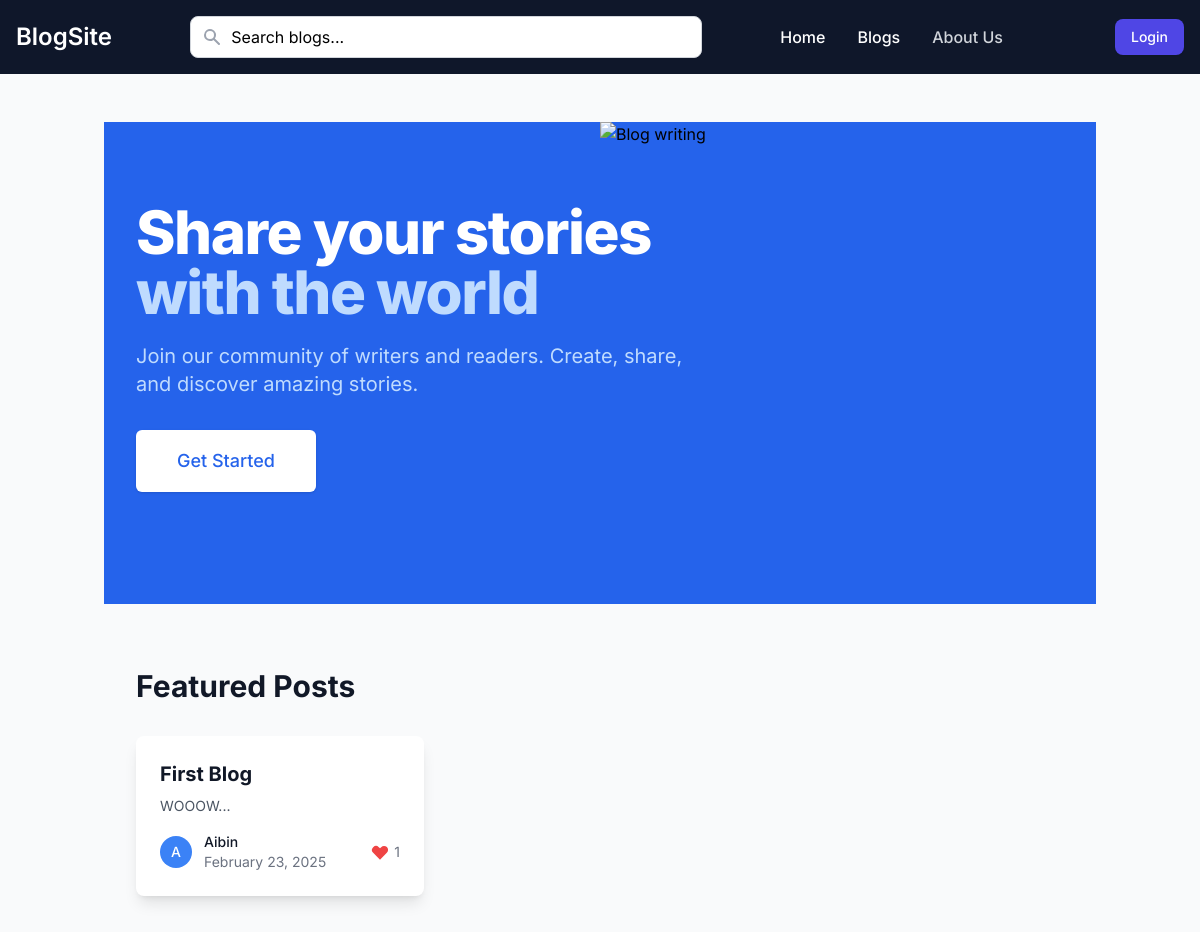
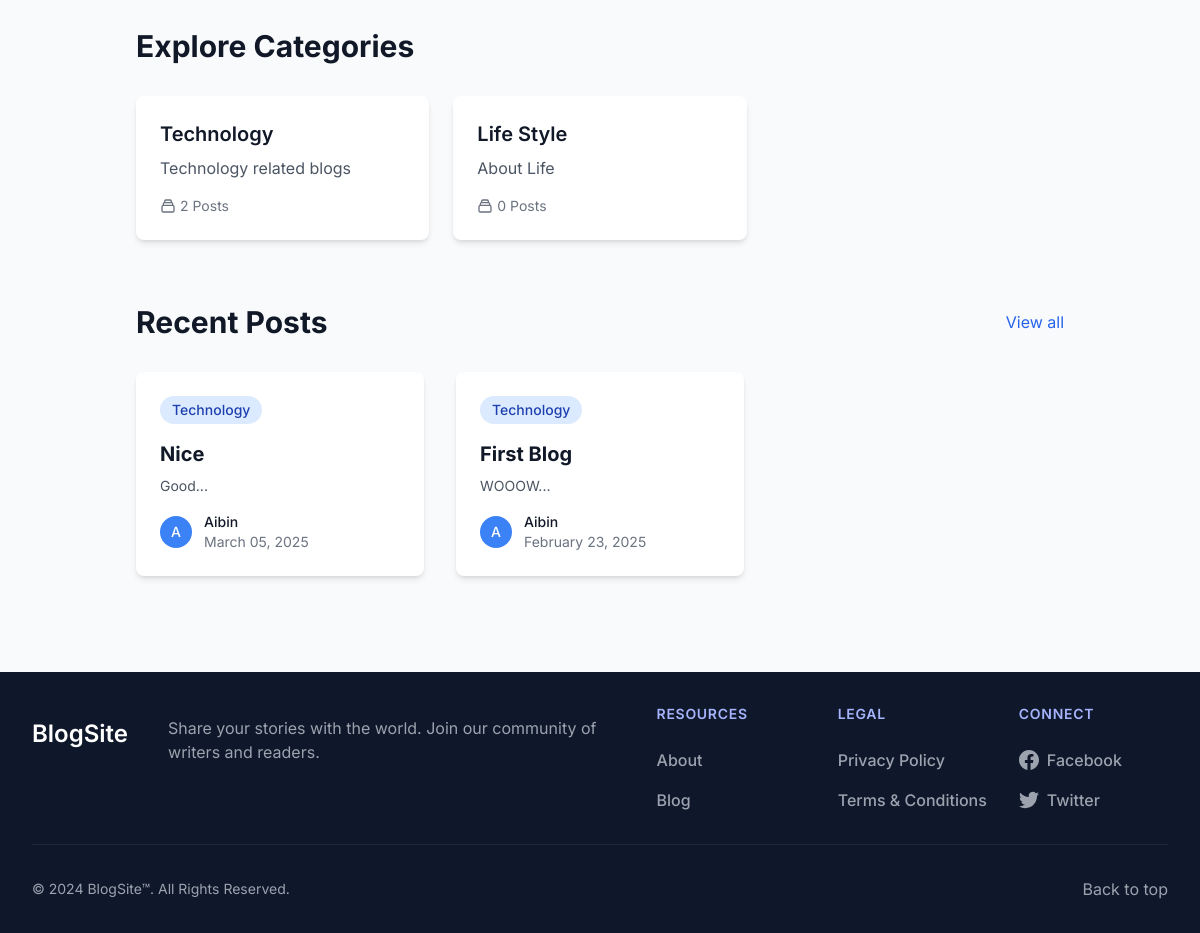
The page / on the database its author committed (2 pictures, top to bottom).
### app.py (models this page shows, shortened)
class Blog(db.Model):
    id = db.Column(db.Integer, primary_key=True)
    title = db.Column(db.String(200), nullable=False)
    content = db.Column(db.Text, nullable=False)
    author_id = db.Column(db.Integer, db.ForeignKey('user.id'), nullable=False)
    category_id = db.Column(db.Integer, db.ForeignKey('category.id'), nullable=False)
    status = db.Column(db.String(20), default='draft')
    moderation_status = db.Column(db.String(20), default='pending')
    moderation_comment = db.Column(db.Text)
    moderated_by = db.Column(db.Integer, db.ForeignKey('user.id'))
    moderated_at = db.Column(db.DateTime)
    created_at = db.Column(db.DateTime, default=datetime.utcnow)
    updated_at = db.Column(db.DateTime, default=datetime.utcnow, onupdate=datetime.utcnow)
    comments = db.relationship('Comment', backref='blog', lazy=True)
    likes = db.relationship('Like', backref='blog', lazy=True)
    author = db.relationship('User', foreign_keys=[author_id], backref='blogs')
    moderator = db.relationship('User', foreign_keys=[moderated_by], backref='moderated_blogs')

class User(UserMixin, db.Model):
    id = db.Column(db.Integer, primary_key=True)
    name = db.Column(db.String(100), nullable=False)
    email = db.Column(db.String(120), unique=True, nullable=False)
    password = db.Column(db.String(200), nullable=False)
    is_admin = db.Column(db.Boolean, default=False)
    created_at = db.Column(db.DateTime, nullable=False, default=datetime.utcnow)
    updated_at = db.Column(db.DateTime, default=datetime.utcnow, onupdate=datetime.utcnow)

class Category(db.Model):
    id = db.Column(db.Integer, primary_key=True)
    name = db.Column(db.String(50), unique=True, nullable=False)
    description = db.Column(db.Text)
    created_at = db.Column(db.DateTime, default=datetime.utcnow)
    updated_at = db.Column(db.DateTime, default=datetime.utcnow, onupdate=datetime.utcnow)
    blogs = db.relationship('Blog', backref='category', lazy=True)

### app.py (the view)
@app.route('/')
def home():
    recent_blogs = Blog.query.filter(
        Blog.status == 'published',
        Blog.moderation_status != 'rejected'
    ).order_by(Blog.created_at.desc())\
        .limit(3).all()
    categories = Category.query.all()
    for category in categories:
        category.blog_count = len([b for b in category.blogs if b.status == 'published' and b.moderation_status != 'rejected'])
    featured_blogs = Blog.query.filter(
        Blog.status == 'published',
        Blog.moderation_status != 'rejected'
    ).join(Like)\
        .group_by(Blog.id)\
        .order_by(db.func.count(Like.id).desc())\
        .limit(3).all()
    return render_template('index.html',
                         recent_blogs=recent_blogs,
                         categories=categories,
                         featured_blogs=featured_blogs,
                         user=current_user)

### app.py (called while the page is built)
@app.context_processor
def utility_processor():
    return {
        'POSTS_PER_PAGE': app.config['POSTS_PER_PAGE'],
        'min': min  # Make min() function available in templates
    }

### templates/index.html (shortened to what this page needs)
{% extends "base.html" %}
{% block content %}
<div class="relative bg-blue-600 overflow-hidden">
    <div class="max-w-7xl mx-auto">
        <div class="relative z-10 pb-8 bg-blue-600 sm:pb-16 md:pb-20 lg:max-w-2xl lg:w-full lg:pb-28 xl:pb-32">
            <main class="mt-10 mx-auto max-w-7xl px-4 sm:mt-12 sm:px-6 md:mt-16 lg:mt-20 lg:px-8 xl:mt-28">
                <div class="sm:text-center lg:text-left">
                    <h1 class="text-4xl tracking-tight font-extrabold text-white sm:text-5xl md:text-6xl">
                        <span class="block">Share your stories</span>
                        <span class="block text-blue-200">with the world</span>
                    </h1>
                    <p class="mt-3 text-base text-blue-200 sm:mt-5 sm:text-lg sm:max-w-xl sm:mx-auto md:mt-5 md:text-xl lg:mx-0">
                        Join our community of writers and readers. Create, share, and discover amazing stories.
                    </p>
                    <div class="mt-5 sm:mt-8 sm:flex sm:justify-center lg:justify-start">
                        {% if current_user.is_authenticated %}
                        <div class="rounded-md shadow">
                            <a href="{{ url_for('create_blog') }}" class="w-full flex items-center justify-center px-8 py-3 border border-transparent text-base font-medium rounded-md text-blue-600 bg-white hover:bg-blue-50 md:py-4 md:text-lg md:px-10">
                                Start Writing
                            </a>
                        </div>
                        {% else %}
                        <div class="rounded-md shadow">
                            <a href="{{ url_for('signup') }}" class="w-full flex items-center justify-center px-8 py-3 border border-transparent text-base font-medium rounded-md text-blue-600 bg-white hover:bg-blue-50 md:py-4 md:text-lg md:px-10">
                                Get Started
                            </a>
                        </div>
                        {% endif %}
                    </div>
                </div>
            </main>
        </div>
    </div>
    <div class="lg:absolute lg:inset-y-0 lg:right-0 lg:w-1/2">
        <img class="h-56 w-full object-cover sm:h-72 md:h-96 lg:w-full lg:h-full" src="https://images.unsplash.com/photo-1499750310107-5fef28a66643?ixlib=rb-4.0.3&ixid=MnwxMjA3fDB8MHxwaG90by1wYWdlfHx8fGVufDB8fHx8&auto=format&fit=crop&w=1470&q=80" alt="Blog writing">
    </div>
</div>
{% if featured_blogs %}
<div class="max-w-7xl mx-auto px-4 sm:px-6 lg:px-8 mt-16">
    <h2 class="text-3xl font-bold text-gray-900 mb-8">Featured Posts</h2>
    <div class="grid grid-cols-1 md:grid-cols-3 gap-8">
        {% for blog in featured_blogs %}
        <div class="bg-white rounded-lg shadow-lg overflow-hidden hover:shadow-xl transition-shadow duration-300">
            <div class="p-6">
                <a href="{{ url_for('view_blog', blog_id=blog.id) }}" class="block">
                    <h3 class="text-xl font-bold text-gray-900 hover:text-blue-600 mb-2">{{ blog.title }}</h3>
                    <p class="text-gray-600 text-sm mb-4">{{ blog.content[:150]|striptags }}...</p>
                </a>
                <div class="flex items-center justify-between">
                    <div class="flex items-center">
                        <div class="flex-shrink-0">
                            <div class="h-8 w-8 rounded-full bg-blue-500 flex items-center justify-center">
                                <span class="text-white font-medium text-sm">{{ blog.author.name[:1] }}</span>
                            </div>
                        </div>
                        <div class="ml-3">
                            <p class="text-sm font-medium text-gray-900">{{ blog.author.name }}</p>
                            <p class="text-sm text-gray-500">{{ blog.created_at.strftime('%B %d, %Y') }}</p>
                        </div>
                    </div>
                    <div class="flex items-center text-gray-500">
                        <svg class="w-5 h-5 text-red-500" fill="currentColor" viewBox="0 0 20 20">
                            <path fill-rule="evenodd" d="M3.172 5.172a4 4 0 015.656 0L10 6.343l1.172-1.171a4 4 0 115.656 5.656L10 17.657l-6.828-6.829a4 4 0 010-5.656z" clip-rule="evenodd"></path>
                        </svg>
                        <span class="ml-1 text-sm">{{ blog.likes|length }}</span>
                    </div>
                </div>
            </div>
        </div>
        {% endfor %}
    </div>
</div>
{% endif %}
<div class="max-w-7xl mx-auto px-4 sm:px-6 lg:px-8 mt-16">
    <h2 class="text-3xl font-bold text-gray-900 mb-8">Explore Categories</h2>
    <div class="grid grid-cols-1 sm:grid-cols-2 lg:grid-cols-3 gap-6">
        {% for category in categories %}
        <a href="{{ url_for('all_blogs') }}" class="group">
            <div class="bg-white rounded-lg shadow-md p-6 hover:shadow-lg transition-shadow duration-300">
                <h3 class="text-xl font-semibold text-gray-900 group-hover:text-blue-600">{{ category.name }}</h3>
                <p class="text-gray-600 mt-2">{{ category.description or 'Explore posts in this category' }}</p>
                <div class="mt-4 flex items-center text-sm text-gray-500">
                    <svg class="w-4 h-4 mr-1" fill="none" stroke="currentColor" viewBox="0 0 24 24">
                        <path stroke-linecap="round" stroke-linejoin="round" stroke-width="2" d="M19 11H5m14 0a2 2 0 012 2v6a2 2 0 01-2 2H5a2 2 0 01-2-2v-6a2 2 0 012-2m14 0V9a2 2 0 00-2-2M5 11V9a2 2 0 012-2m0 0V5a2 2 0 012-2h6a2 2 0 012 2v2M7 7h10"></path>
                    </svg>
                    {{ category.blog_count }} Posts
                </div>
            </div>
        </a>
        {% endfor %}
    </div>
</div>
<div class="max-w-7xl mx-auto px-4 sm:px-6 lg:px-8 mt-16 mb-16">
    <div class="flex justify-between items-center mb-8">
        <h2 class="text-3xl font-bold text-gray-900">Recent Posts</h2>
        <a href="{{ url_for('all_blogs') }}" class="text-blue-600 hover:text-blue-800">View all</a>
    </div>
    <div class="grid grid-cols-1 md:grid-cols-2 lg:grid-cols-3 gap-8">
        {% for blog in recent_blogs %}
        <div class="bg-white rounded-lg shadow-md overflow-hidden hover:shadow-lg transition-shadow duration-300">
            <div class="p-6">
                <a href="{{ url_for('view_blog', blog_id=blog.id) }}" class="block">
                    <span class="inline-flex items-center px-3 py-1 rounded-full text-sm font-medium bg-blue-100 text-blue-800 mb-4">
                        {{ blog.category.name }}
                    </span>
                    <h3 class="text-xl font-bold text-gray-900 hover:text-blue-600 mb-2">{{ blog.title }}</h3>
                    <p class="text-gray-600 text-sm">{{ blog.content[:150]|striptags }}...</p>
                </a>
                <div class="mt-4 flex items-center justify-between">
                    <div class="flex items-center">
                        <div class="flex-shrink-0">
                            <div class="h-8 w-8 rounded-full bg-blue-500 flex items-center justify-center">
                                <span class="text-white font-medium text-sm">{{ blog.author.name[:1] }}</span>
                            </div>
                        </div>
                        <div class="ml-3">
                            <p class="text-sm font-medium text-gray-900">{{ blog.author.name }}</p>
                            <p class="text-sm text-gray-500">{{ blog.created_at.strftime('%B %d, %Y') }}</p>
                        </div>
                    </div>
                </div>
            </div>
        </div>
        {% endfor %}
    </div>
</div>
{% endblock %}

### templates/base.html (style rules this page uses)
body { font-family: 'Inter', sans-serif; }

### rows shown on the page
Blog: title "First Blog", content "WOOOW", author "A", author.name "Aibin", created_at "February 23, 2025", likes|length "1", category.name "Technology"
Category: name "Technology", description "Technology related blogs", blog_count "2"
Category: name "Life Style", description "About Life", blog_count "0"
Blog: category.name "Technology", title "Nice", content "Good", author "A", author.name "Aibin", created_at "March 05, 2025"
